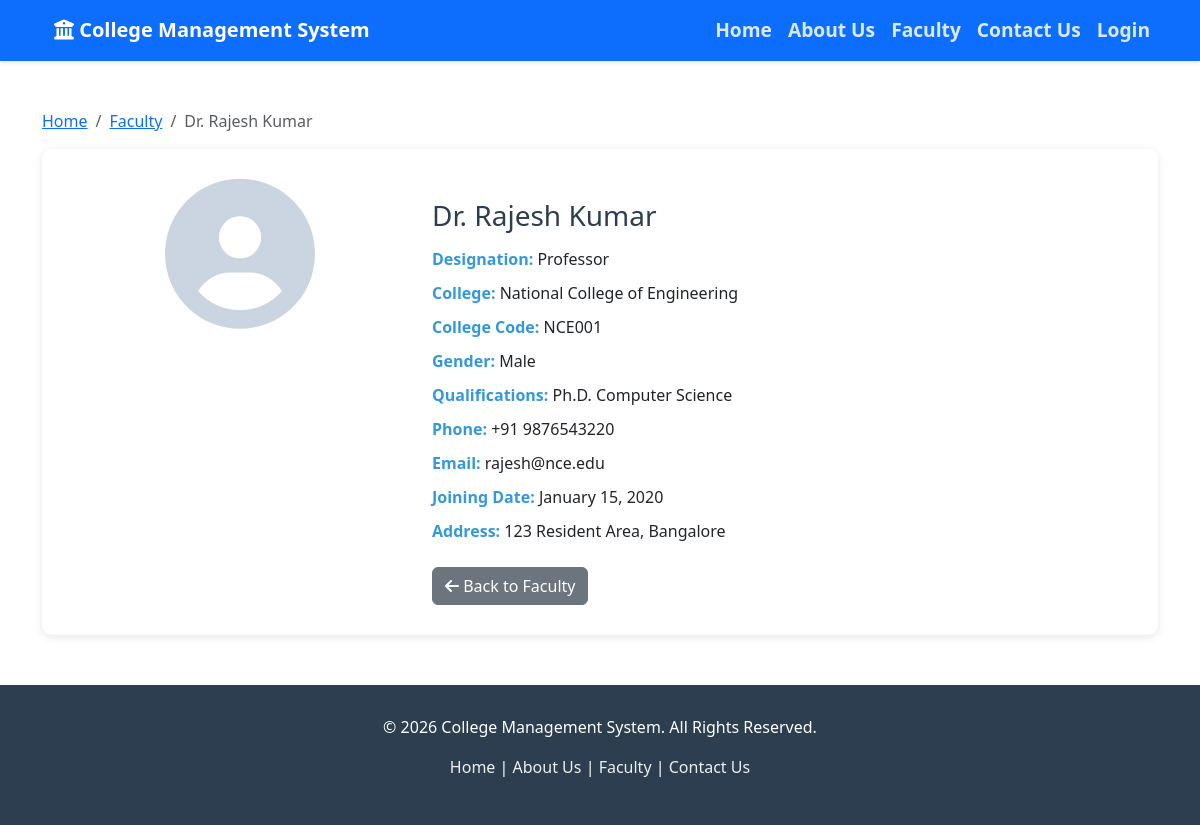
/view-faculty-details.php?fid=1, run on the app's committed database.
### tables this page shows
CREATE TABLE IF NOT EXISTS faculty (
    id INT AUTO_INCREMENT PRIMARY KEY,
    name VARCHAR(100) NOT NULL,
    username VARCHAR(50) UNIQUE,
    password VARCHAR(255),
    college_id INT,
    gender ENUM('Male', 'Female', 'Other') NOT NULL,
    designation VARCHAR(100) NOT NULL,
    qualifications TEXT,
    phone VARCHAR(20),
    email VARCHAR(100),
    joining_date DATE,
    address TEXT,
    profile_image VARCHAR(255),
    created_at TIMESTAMP DEFAULT CURRENT_TIMESTAMP,
    INDEX idx_faculty_college (college_id),
    INDEX idx_faculty_name (name),
    FOREIGN KEY (college_id) REFERENCES colleges(id) ON DELETE SET NULL
);

CREATE TABLE IF NOT EXISTS colleges (
    id INT AUTO_INCREMENT PRIMARY KEY,
    college_name VARCHAR(200) NOT NULL,
    college_code VARCHAR(20) NOT NULL UNIQUE,
    address TEXT,
    phone VARCHAR(20),
    email VARCHAR(100),
    created_at TIMESTAMP DEFAULT CURRENT_TIMESTAMP
);

### view-faculty-details.php (the view, shortened to what this page needs)
<?php
include 'includes/header.php';
$faculty_id = mysqli_real_escape_string($con, $_GET['fid']);
$faculty_query = mysqli_query($con, "
    SELECT f.*, c.college_name, c.college_code
    FROM faculty f
    LEFT JOIN colleges c ON f.college_id = c.id
    WHERE f.id = '$faculty_id'
");
$faculty = mysqli_fetch_assoc($faculty_query);
?>
<div class="container my-5">
    <div class="row">
        <div class="col-md-12">
            <nav aria-label="breadcrumb">
                <ol class="breadcrumb">
                    <li class="breadcrumb-item"><a href="<?php echo BASE_URL; ?>index.php">Home</a></li>
                    <li class="breadcrumb-item"><a href="<?php echo BASE_URL; ?>faculty.php">Faculty</a></li>
                    <li class="breadcrumb-item active"><?php echo htmlspecialchars($faculty['name']); ?></li>
                </ol>
            </nav>
            <div class="faculty-details">
                <div class="row">
                   <div class="col-md-4 text-center">
                         <?php if(!empty($faculty['profile_image'])): ?>
                             <img src="<?php echo ASSETS_URL; ?>uploads/<?php echo htmlspecialchars($faculty['profile_image']); ?>"
                                  alt="<?php echo htmlspecialchars($faculty['name']); ?>"
                                  class="img-fluid">
                         <?php else: ?>
                             <i class="fas fa-user-circle" style="font-size: 150px; color: #cbd5e1;"></i>
                         <?php endif; ?>
                    </div>
                    <div class="col-md-8">
                        <div class="faculty-info">
                            <h3><?php echo htmlspecialchars($faculty['name']); ?></h3>
                            <p><strong>Designation:</strong> <?php echo htmlspecialchars($faculty['designation']); ?></p>
                            <?php if($faculty['college_name']): ?>
                                <p><strong>College:</strong> <?php echo htmlspecialchars($faculty['college_name']); ?></p>
                            <?php endif; ?>
                            <?php if($faculty['college_code']): ?>
                                <p><strong>College Code:</strong> <?php echo htmlspecialchars($faculty['college_code']); ?></p>
                            <?php endif; ?>
                            <p><strong>Gender:</strong> <?php echo htmlspecialchars($faculty['gender']); ?></p>
                            <?php if($faculty['qualifications']): ?>
                                <p><strong>Qualifications:</strong> <?php echo htmlspecialchars($faculty['qualifications']); ?></p>
                            <?php endif; ?>
                            <?php if($faculty['phone']): ?>
                                <p><strong>Phone:</strong> <?php echo htmlspecialchars($faculty['phone']); ?></p>
                            <?php endif; ?>
                            <?php if($faculty['email']): ?>
                                <p><strong>Email:</strong> <?php echo htmlspecialchars($faculty['email']); ?></p>
                            <?php endif; ?>
                            <?php if($faculty['joining_date']): ?>
                                <p><strong>Joining Date:</strong> <?php echo date('F j, Y', strtotime($faculty['joining_date'])); ?></p>
                            <?php endif; ?>
                            <?php if($faculty['address']): ?>
                                <p><strong>Address:</strong> <?php echo nl2br(htmlspecialchars($faculty['address'])); ?></p>
                            <?php endif; ?>
                            <div class="mt-4">
                                <a href="<?php echo BASE_URL; ?>faculty.php" class="btn btn-secondary">
                                    <i class="fas fa-arrow-left"></i> Back to Faculty
                                </a>
                            </div>
                        </div>
                    </div>
                </div>
            </div>
        </div>
    </div>
</div>
<?php include 'includes/footer.php'; ?>

### assets/css/style.css (style rules this page uses)
* { margin: 0; padding: 0; box-sizing: border-box; }
body { font-family: 'Segoe UI', Tahoma, Geneva, Verdana, sans-serif; background-color: #f8f9fa; color: #333; }
.btn { margin-right: 5px; }
.faculty-details { background: white; padding: 30px; border-radius: 10px; box-shadow: 0 2px 10px rgba(0,0,0,0.1); }
.faculty-info { margin-top: 20px; }
.faculty-info h3 { color: #2c3e50; margin-bottom: 15px; }
.faculty-info p { margin-bottom: 10px; }
.faculty-info strong { color: #3498db; }

### includes/header.php (style rules this page uses)
body { transition: opacity 0.25s cubic-bezier(0.55, 0, 0.85, 0.35), transform 0.25s cubic-bezier(0.55, 0, 0.85, 0.35); transform: scale(1); }

### data on the page
faculty: name "Dr. Rajesh Kumar", designation "Professor", college.college_name "National College of Engineering", college.college_code "NCE001", gender "Male", qualifications "Ph.D. Computer Science", phone "+91 9876543220", email "rajesh@nce.edu", joining_date "January 15, 2020", address "123 Resident Area, Bangalore"
